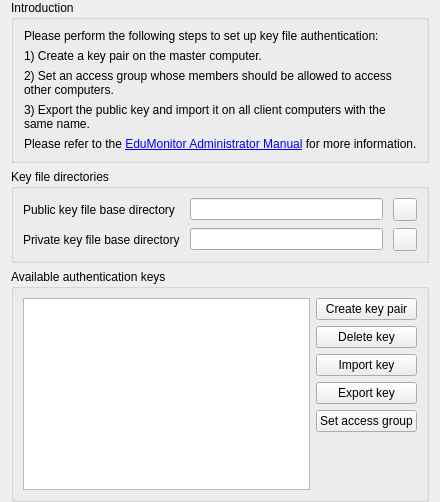
<?xml version="1.0" encoding="UTF-8"?>
<ui version="4.0">
 <class>AuthKeysConfigurationPage</class>
 <widget class="QWidget" name="AuthKeysConfigurationPage">
  <property name="windowTitle">
   <string>Authentication keys</string>
  </property>
  <property name="windowIcon">
   <iconset resource="../../configurator/resources/configurator.qrc">
    <normaloff>:/configurator/style/icons/fa_solid_key.svg</normaloff>:/configurator/style/icons/fa_solid_key.svg</iconset>
  </property>
  <layout class="QVBoxLayout" name="verticalLayout">
   <property name="topMargin">
    <number>0</number>
   </property>
   <property name="bottomMargin">
    <number>0</number>
   </property>
   <item>
    <widget class="QGroupBox" name="groupBox_5">
     <property name="title">
      <string>Introduction</string>
     </property>
     <layout class="QVBoxLayout" name="verticalLayout_3">
      <property name="leftMargin">
       <number>10</number>
      </property>
      <item>
       <widget class="QLabel" name="label_2">
        <property name="text">
         <string>Please perform the following steps to set up key file authentication:</string>
        </property>
        <property name="wordWrap">
         <bool>true</bool>
        </property>
       </widget>
      </item>
      <item>
       <widget class="QLabel" name="label_3">
        <property name="text">
         <string>1) Create a key pair on the master computer.</string>
        </property>
        <property name="wordWrap">
         <bool>true</bool>
        </property>
       </widget>
      </item>
      <item>
       <widget class="QLabel" name="label_4">
        <property name="text">
         <string>2) Set an access group whose members should be allowed to access other computers.</string>
        </property>
        <property name="wordWrap">
         <bool>true</bool>
        </property>
       </widget>
      </item>
      <item>
       <widget class="QLabel" name="label_5">
        <property name="text">
         <string>3) Export the public key and import it on all client computers with the same name.</string>
        </property>
        <property name="wordWrap">
         <bool>true</bool>
        </property>
       </widget>
      </item>
      <item>
       <widget class="QLabel" name="label_6">
        <property name="text">
         <string>Please refer to the &lt;a href=&quot;https://edumonitor.readthedocs.io/en/latest/admin/index.html&quot;&gt;EduMonitor Administrator Manual&lt;/a&gt; for more information.</string>
        </property>
        <property name="openExternalLinks">
         <bool>true</bool>
        </property>
       </widget>
      </item>
      <item>
       <spacer name="horizontalSpacer_7">
        <property name="orientation">
         <enum>Qt::Horizontal</enum>
        </property>
        <property name="sizeHint" stdset="0">
         <size>
          <width>0</width>
          <height>0</height>
         </size>
        </property>
       </spacer>
      </item>
     </layout>
    </widget>
   </item>
   <item>
    <widget class="QGroupBox" name="keyFileDirectories">
     <property name="title">
      <string>Key file directories</string>
     </property>
     <layout class="QGridLayout" name="gridLayout_12">
      <property name="verticalSpacing">
       <number>2</number>
      </property>
      <item row="0" column="0" colspan="2">
       <layout class="QGridLayout" name="gridLayout_8">
        <property name="horizontalSpacing">
         <number>10</number>
        </property>
        <property name="verticalSpacing">
         <number>7</number>
        </property>
        <item row="0" column="0">
         <widget class="QLabel" name="label_7">
          <property name="text">
           <string>Public key file base directory</string>
          </property>
         </widget>
        </item>
        <item row="0" column="1">
         <widget class="QLineEdit" name="publicKeyBaseDir"/>
        </item>
        <item row="1" column="0">
         <widget class="QLabel" name="label_8">
          <property name="text">
           <string>Private key file base directory</string>
          </property>
         </widget>
        </item>
        <item row="1" column="1">
         <widget class="QLineEdit" name="privateKeyBaseDir"/>
        </item>
        <item row="0" column="2">
         <widget class="QToolButton" name="openPublicKeyBaseDir">
          <property name="icon">
           <iconset resource="../../core/resources/core.qrc">
             <normaloff>:/configurator/style/icons/folder_open.svg</normaloff>:/configurator/style/icons/folder_open.svg</iconset>
          </property>
         </widget>
        </item>
        <item row="1" column="2">
         <widget class="QToolButton" name="openPrivateKeyBaseDir">
          <property name="icon">
           <iconset resource="../../core/resources/core.qrc">
             <normaloff>:/configurator/style/icons/folder_open.svg</normaloff>:/configurator/style/icons/folder_open.svg</iconset>
          </property>
         </widget>
        </item>
       </layout>
      </item>
     </layout>
    </widget>
   </item>
   <item>
    <widget class="QGroupBox" name="groupBox">
     <property name="title">
      <string>Available authentication keys</string>
     </property>
     <layout class="QHBoxLayout" name="horizontalLayout">
      <item>
       <widget class="QTableView" name="keyTable">
        <property name="toolTip">
         <string>An authentication key pair consist of two coupled cryptographic keys, a private and a public key.
A private key allows users on the master computer to access client computers.
It is important that only authorized users have read access to the private key file.
The public key is used on client computers to authenticate incoming connection request.</string>
        </property>
        <property name="editTriggers">
         <set>QAbstractItemView::NoEditTriggers</set>
        </property>
        <property name="selectionMode">
         <enum>QAbstractItemView::SingleSelection</enum>
        </property>
        <property name="selectionBehavior">
         <enum>QAbstractItemView::SelectRows</enum>
        </property>
        <attribute name="horizontalHeaderStretchLastSection">
         <bool>true</bool>
        </attribute>
        <attribute name="verticalHeaderVisible">
         <bool>false</bool>
        </attribute>
       </widget>
      </item>
      <item>
       <layout class="QVBoxLayout" name="verticalLayout_2">
        <item>
         <widget class="QPushButton" name="createKeyPair">
          <property name="text">
           <string>Create key pair</string>
          </property>
         </widget>
        </item>
        <item>
         <widget class="QPushButton" name="deleteKey">
          <property name="text">
           <string>Delete key</string>
          </property>
         </widget>
        </item>
        <item>
         <widget class="QPushButton" name="importKey">
          <property name="text">
           <string>Import key</string>
          </property>
         </widget>
        </item>
        <item>
         <widget class="QPushButton" name="exportKey">
          <property name="text">
           <string>Export key</string>
          </property>
         </widget>
        </item>
        <item>
         <widget class="QPushButton" name="setAccessGroup">
          <property name="text">
           <string>Set access group</string>
          </property>
         </widget>
        </item>
        <item>
         <spacer name="verticalSpacer_2">
          <property name="orientation">
           <enum>Qt::Vertical</enum>
          </property>
          <property name="sizeHint" stdset="0">
           <size>
            <width>20</width>
            <height>40</height>
           </size>
          </property>
         </spacer>
        </item>
       </layout>
      </item>
     </layout>
    </widget>
   </item>
  </layout>
 </widget>
 <resources>
  <include location="../../configurator/resources/configurator.qrc"/>
  <include location="../../core/resources/core.qrc"/>
 </resources>
 <connections/>
</ui>
